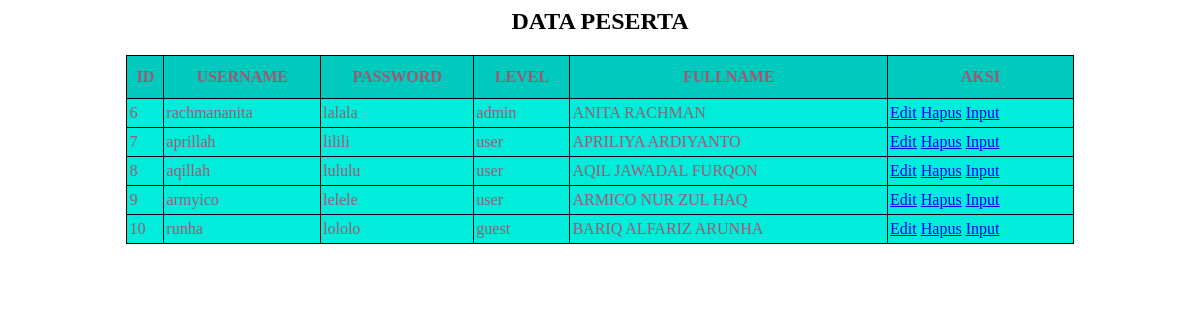
The page / on the database its author committed.
### tables this page shows
CREATE TABLE `userrr` (
  `id` int(25) NOT NULL,
  `username` varchar(25) NOT NULL,
  `password` varchar(25) NOT NULL,
  `level` varchar(25) NOT NULL,
  `fullname` varchar(45) NOT NULL
);

### index.php (the view, shortened to what this page needs)
<html>
<head>
  <link rel="stylesheet" type="text/css" href="style.css">
</head>
<body>
  <div class="container">
    <h2><center>DATA PESERTA</center></h2>
    <table class=" table table-bordered table-hovered" align="center">
  <tr>
    <th>ID</th>
    <th>USERNAME</th>
    <th>PASSWORD</th>
    <th>LEVEL</th>
    <th>FULLNAME</th>
    <th>AKSI</th>
  </tr>
</div>
  <?php
  include('koneksi.php');
  $sql_tampil ="SELECT * FROM userrr  order by id";
  $peserta=mysqli_query($conn,$sql_tampil);
  while($baris_data=mysqli_fetch_array($peserta,MYSQLI_ASSOC)){
 ?>
    <tr>
      <td><?php echo $baris_data['id']; ?></td>
      <td><?php echo $baris_data['username']; ?></td>
      <td><?php echo $baris_data['password']; ?></td>
      <td><?php echo $baris_data['level']; ?></td>
      <td><?php echo $baris_data['fullname']; ?></td>
      <td>
      <a class="edit" href="edit.php?id=<?php echo $baris_data['id']; ?>">Edit</a>
      <a class="hapus" href="delete.php?id=<?php echo $baris_data['id']; ?>">Hapus</a>
      <a href="input.php">Input</a>
      </td>
    </tr>
<?php } ?>
</body>
</html>

### style.css (style rules this page uses)
table { border-collapse: collapse; width: 80%; }
table th { border: 1px solid #000; padding: 2px; padding-top: 12px; padding-bottom: 12px; text-align: left; background-color: #00cabe; color: #a55571; text-align: center; }
table td { border: 1px solid #000; padding: 2px; padding-top: 5px; padding-bottom: 5px; background-color: #01eddb; text-align: left; color: #a55571; }

### rows shown on the page
userrr: id "6", username "rachmananita", password "lalala", level "admin", fullname "ANITA RACHMAN"
userrr: id "7", username "aprillah", password "lilili", level "user", fullname "APRILIYA ARDIYANTO"
userrr: id "8", username "aqillah", password "lululu", level "user", fullname "AQIL JAWADAL FURQON"
userrr: id "9", username "armyico", password "lelele", level "user", fullname "ARMICO NUR ZUL HAQ"
userrr: id "10", username "runha", password "lololo", level "guest", fullname "BARIQ ALFARIZ ARUNHA"
